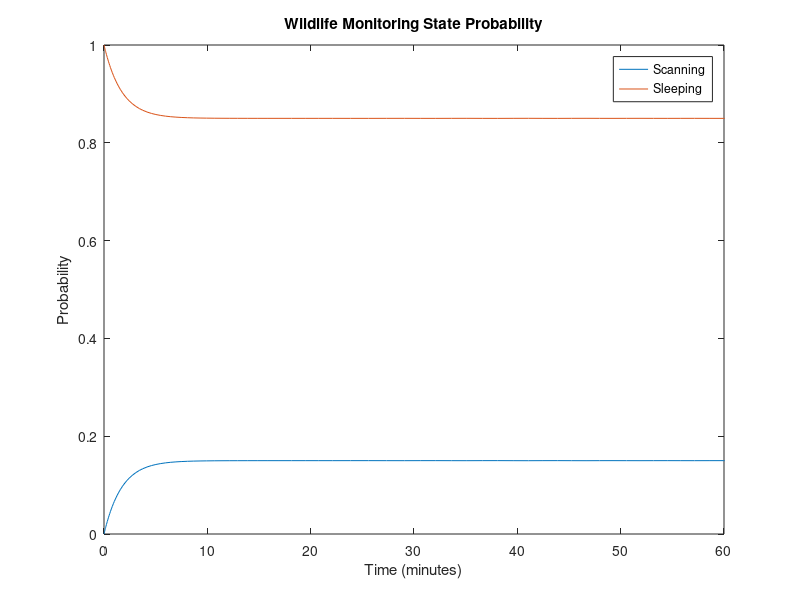
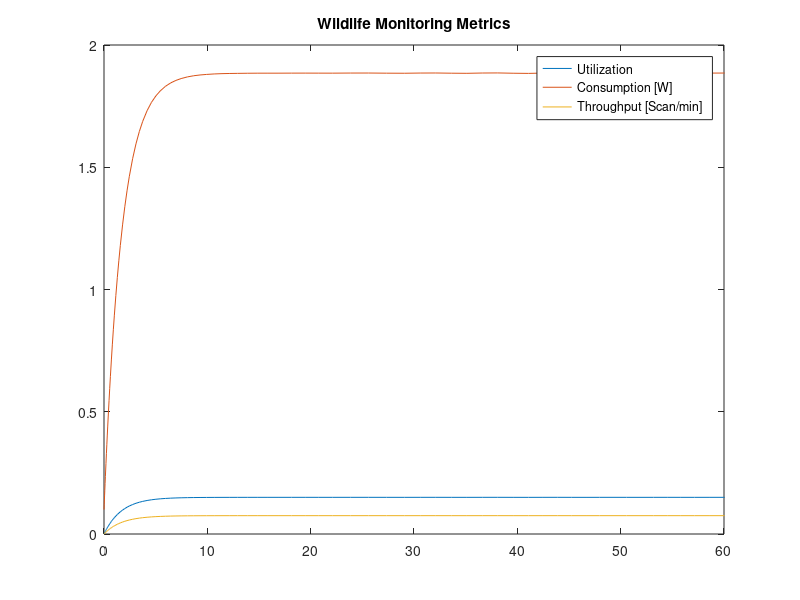
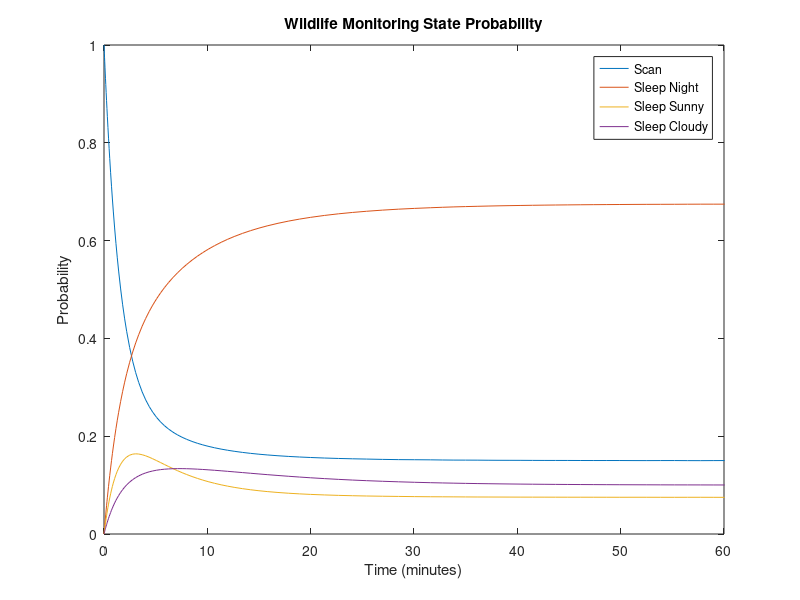
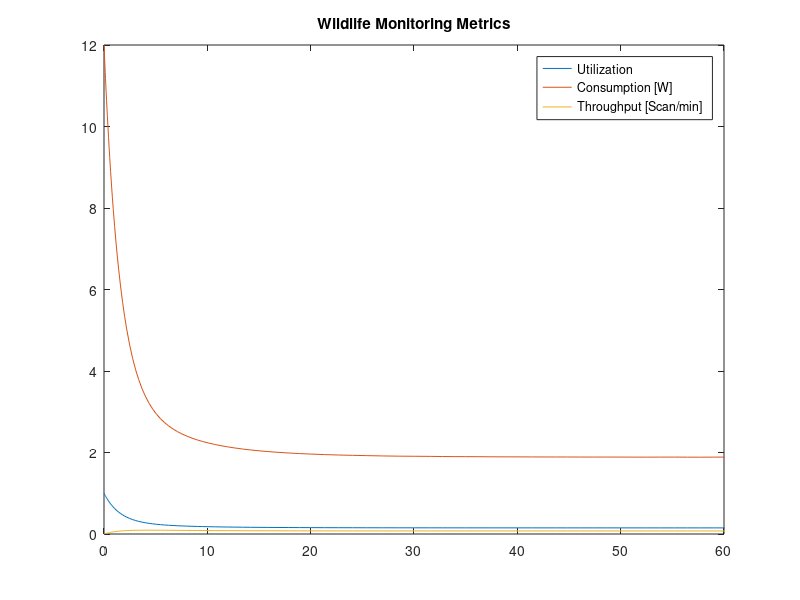

Here is the MATLAB script that generated these plots, in order:
clc;
close all;
clear all;

% Note: Consider all times in minutes
avg_scan = 2;
avg_night_sleep = 18;
avg_sunny_sleep = 3;
avg_cloudy_sleep = 8;
avg_day = 12 * 60;
avg_night = 12 * 60;
avg_cloudy = 3 * 60;
avg_sunny = 6 * 60;

% Parameters
l_scan = 1 / avg_scan;
P_sunny = avg_sunny / (avg_cloudy + avg_sunny); % Probability of being sunny
P_cloudy = avg_cloudy / (avg_cloudy + avg_sunny); % Probability of being cloudy
P_day = avg_day / (avg_day + avg_night); % = 1/2 = Probability_night
P_night = avg_night / (avg_day + avg_night); % = 1/2 = Probability_day

% First Version: 1 sleep, 1 scan
avg_sleep = P_night * avg_night_sleep + P_day * (P_sunny * avg_sunny_sleep + P_cloudy * avg_cloudy_sleep);

rate_scan = 1 / avg_scan;
rate_sleep = 1 / avg_sleep;

p0 = [0 1];

Q = [-rate_scan, rate_scan;       % Scan
     rate_sleep, -rate_sleep      % Sleep
    ];

tspan = [0 1440]; % Time span in minutes (24 hours)
[t, Sol] = ode45(@(t, x) Q'*x, tspan, p0);

figure('Name','Wildlife Monitoring', 'NumberTitle', 'off');
plot(t, Sol);
xlim([0 60]);
title('Wildlife Monitoring State Probability');
xlabel('Time (minutes)');
ylabel('Probability');
legend('Scanning', 'Sleeping');

% Utilization
alpha_utilization = [1 0];
utilization_scan = Sol(end, :) * alpha_utilization';
U1 = Sol(:,:) * alpha_utilization';

figure('Name','Wildlife Monitoring', 'NumberTitle', 'off');
plot(t, U1);
hold on;

% Average Power Consumption
alpha_consumption = [12 0.1];
consumption = Sol(end, :) * alpha_consumption';
PC1 = Sol(:,:) * alpha_consumption';

plot(t, PC1);
hold on;

% Throughput
X = [0, 1;
     0, 0];

throughput = sum((Q .* X)') * Sol(end,:)';
X1 = sum((Q .* X)') * Sol(:,:)';

plot(t, X1);
legend("Utilization", "Consumption [W]", "Throughput [Scan/min]");
xlim([0 60]);
title('Wildlife Monitoring Metrics');
hold on;

fprintf(1, "Utilization: %g\n", utilization_scan);
fprintf(1, "Average Power Consumption: %g\n", consumption);
fprintf(1, "Throughput: %g\n", throughput * 1440);

% Second Version: 1 Scan 3 Sleep (Night, Cloudy, Sunny)
avg_night_scan = avg_scan / P_night;
avg_sunny_scan = avg_scan / (P_day * P_sunny);
avg_cloudy_scan = avg_scan / (P_day * P_cloudy);

rate_night_sleep = 1 / avg_night_sleep;
rate_sunny_sleep = 1 / avg_sunny_sleep;
rate_cloudy_sleep = 1 / avg_cloudy_sleep;
rate_night_scan = 1 / avg_night_scan;
rate_sunny_scan = 1 / avg_sunny_scan;
rate_cloudy_scan = 1 / avg_cloudy_scan;
    
p0 = [1 0 0 0]; % Scan, Sleep Night, Sleep Sunny, Sleep Cloudy

Q = [-rate_night_scan-rate_sunny_scan-rate_cloudy_scan, rate_night_scan, rate_sunny_scan, rate_cloudy_scan;
     rate_night_sleep, -rate_night_sleep, 0, 0;
     rate_sunny_sleep, 0, -rate_sunny_sleep, 0;
     rate_cloudy_sleep, 0, 0, -rate_cloudy_sleep
    ];

tspan = [0 1440]; % Time span in minutes (24 hours)
[t, Sol] = ode45(@(t, x) Q'*x, tspan, p0);

figure('Name','Wildlife Monitoring', 'NumberTitle', 'off');
plot(t, Sol);
xlim([0 60]);
title('Wildlife Monitoring State Probability');
xlabel('Time (minutes)');
ylabel('Probability');
legend('Scan', 'Sleep Night', 'Sleep Sunny', 'Sleep Cloudy');

% Utilization
alpha_utilization = [1 0 0 0];
utilization_scan = Sol(end, :) * alpha_utilization';
U1 = Sol(:,:) * alpha_utilization';

figure('Name','Wildlife Monitoring', 'NumberTitle', 'off');
plot(t, U1);
hold on;

% Average Power Consumption
alpha_consumption = [12 0.1 0.1 0.1];
consumption = Sol(end, :) * alpha_consumption';
PC1 = Sol(:,:) * alpha_consumption';

plot(t, PC1);
hold on;

% Throughput
X = [0 0 0 0;
     1 0 0 0;
     1 0 0 0;
     1 0 0 0;];

throughput = sum((Q .* X)') * Sol(end,:)';
X1 = sum((Q .* X)') * Sol(:,:)';

plot(t, X1);
legend("Utilization", "Consumption [W]", "Throughput [Scan/min]");
xlim([0 60]);
title('Wildlife Monitoring Metrics');
hold on;

fprintf(1, "Utilization: %g\n", utilization_scan);
fprintf(1, "Average Power Consumption: %g\n", consumption);
fprintf(1, "Throughput: %g\n", throughput * 1440);